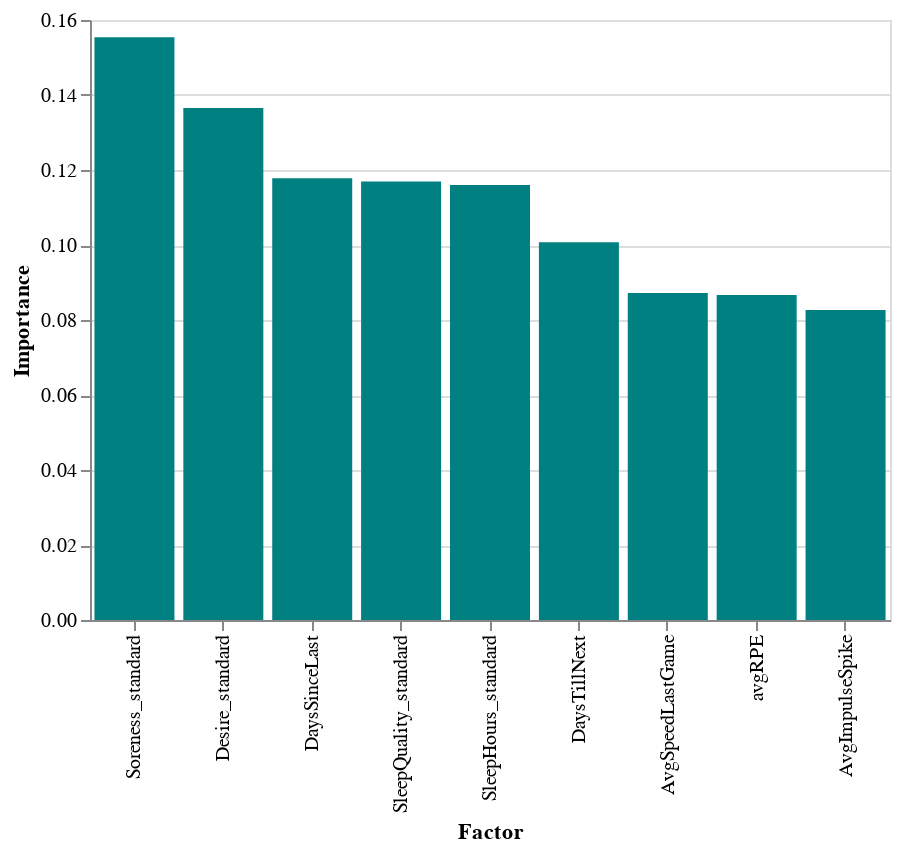

Notebook source saved alongside this figure:
### Code cell
importances = pd.DataFrame({'importance': model.feature_importances_, 
                            'feature':X_sub.columns})

importances['color'] = importances['importance']>0.03
import altair as alt
alt.Chart(importances).mark_bar(color='teal').encode(
    alt.X('feature', axis = alt.Axis(title='Factor'), 
          sort = alt.EncodingSortField(field='importance',op='sum',order='descending')
    ),
    alt.Y('importance', axis = alt.Axis(title = "Importance")),
    #alt.Color('color', title='Keep?', scale = alt.Scale(domain=[True,False], range=['navy','teal']))
)

### Figure 1 — Vega-Lite specification as saved in the notebook (floating-point values rounded to 4 significant figures)
{"$schema": "https://vega.github.io/schema/vega-lite/v2.6.0.json", "config": {"view": {"height": 300, "width": 400}}, "data": {"name": "data-cca8483f19bec947602b582bfe67ba1b"}, "datasets": {"data-cca8483f19bec947602b582bfe67ba1b": [{"color": true, "feature": "AvgImpulseSpike", "importance": 0.08268}, {"color": true, "feature": "DaysSinceLast", "importance": 0.1178}, {"color": true, "feature": "DaysTillNext", "importance": 0.1007}, {"color": true, "feature": "AvgSpeedLastGame", "importance": 0.08723}, {"color": true, "feature": "Soreness_standard", "importance": 0.1554}, {"color": true, "feature": "Desire_standard", "importance": 0.1365}, {"color": true, "feature": "SleepHours_standard", "importance": 0.116}, {"color": true, "feature": "SleepQuality_standard", "importance": 0.1169}, {"color": true, "feature": "avgRPE", "importance": 0.08666}]}, "encoding": {"x": {"axis": {"title": "Factor"}, "field": "feature", "sort": {"field": "importance", "op": "sum", "order": "descending"}, "type": "nominal"}, "y": {"axis": {"title": "Importance"}, "field": "importance", "type": "quantitative"}}, "mark": {"color": "teal", "type": "bar"}}
